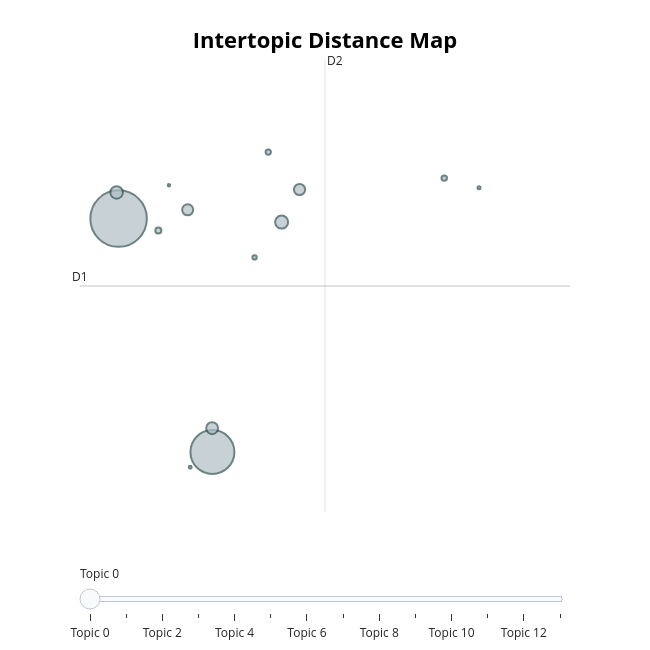
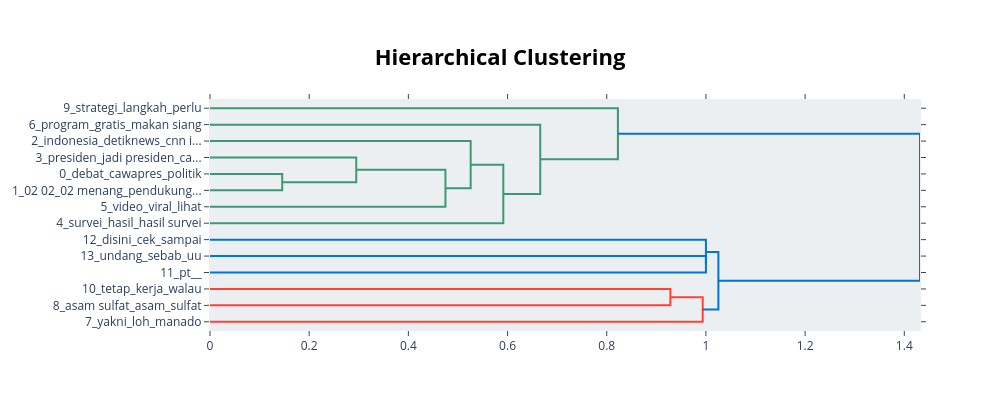

These figures' notebook cell, in order:
### Code cell
df_neutral = df_02[df_02['predicted_label'] == 'NEUTRAL']
run_topic_modeling(df_neutral, group_name='NEUTRAL')

### Figure 1 — Plotly figure (JSON) as saved in the notebook; plotly's stock layout.template omitted (floating-point values rounded to 4 significant figures)
{"data": [{"customdata": [[0, "debat | cawapres | politik | saat | sebagai", 5554], [1, "02 02 | 02 menang | pendukung 02 | paslon 02 | kampanye 02", 3353], [2, "indonesia | detiknews | cnn indonesia | cnn | berita", 295], [3, "presiden | jadi presiden | calon presiden | 02 presiden | ri", 273], [4, "survei | hasil | hasil survei | lembaga | elektabilitas", 246], [5, "video | viral | lihat | garut | beredar", 216], [6, "program | gratis | makan siang | siang | makan siang gratis", 215], [7, "yakni | loh | manado | hidup | peduli", 62], [8, "asam sulfat | asam | sulfat | sekarang | salam", 52], [9, "strategi | langkah | perlu | perang | umkm", 48], [10, "tetap | kerja | walau | meski | fokus", 32], [11, "pt |  |  |  | ", 16], [12, "disini | cek | sampai | jurkam | mah", 15], [13, "undang | sebab | uu | ai | sosok", 10]], "hovertemplate": "<b>Topic %{customdata[0]}</b><br>%{customdata[1]}<br>Size: %{customdata[2]}", "legendgroup": "", "marker": {"color": "#B0BEC5", "line": {"color": "DarkSlateGrey", "width": 2}, "size": [5554, 3353, 295, 273, 246, 216, 215, 62, 52, 48, 32, 16, 15, 10], "sizemode": "area", "sizeref": 3.471, "symbol": "circle"}, "mode": "markers", "name": "", "orientation": "v", "showlegend": false, "type": "scatter", "x": [2.828, 3.907, 4.702, 2.805, 3.903, 4.908, 3.622, 3.285, 6.571, 4.548, 4.391, 6.971, 3.651, 3.407], "xaxis": "x", "y": [12.58, 7.213, 12.5, 13.18, 7.76, 13.25, 12.78, 12.31, 13.51, 14.11, 11.69, 13.29, 6.862, 13.35], "yaxis": "y"}], "layout": {"annotations": [{"showarrow": false, "text": "D1", "x": 2.385, "y": 11.03, "yshift": 10}, {"showarrow": false, "text": "D2", "x": 5.2, "xshift": 10, "y": 16.23}], "height": 650, "hoverlabel": {"bgcolor": "white", "font": {"family": "Rockwell", "size": 16}}, "legend": {"itemsizing": "constant", "tracegroupgap": 0}, "margin": {"t": 60}, "shapes": [{"line": {"color": "#CFD8DC", "width": 2}, "type": "line", "x0": 5.2, "x1": 5.2, "y0": 5.833, "y1": 16.23}, {"line": {"color": "#9E9E9E", "width": 2}, "type": "line", "x0": 2.385, "x1": 8.016, "y0": 11.03, "y1": 11.03}], "sliders": [{"active": 0, "pad": {"t": 50}, "steps": [{"args": [{"marker.color": [["red", "#B0BEC5", "#B0BEC5", "#B0BEC5", "#B0BEC5", "#B0BEC5", "#B0BEC5", "#B0BEC5", "#B0BEC5", "#B0BEC5", "#B0BEC5", "#B0BEC5", "#B0BEC5", "#B0BEC5"]]}], "label": "Topic 0", "method": "update"}, {"args": [{"marker.color": [["#B0BEC5", "red", "#B0BEC5", "#B0BEC5", "#B0BEC5", "#B0BEC5", "#B0BEC5", "#B0BEC5", "#B0BEC5", "#B0BEC5", "#B0BEC5", "#B0BEC5", "#B0BEC5", "#B0BEC5"]]}], "label": "Topic 1", "method": "update"}, {"args": [{"marker.color": [["#B0BEC5", "#B0BEC5", "red", "#B0BEC5", "#B0BEC5", "#B0BEC5", "#B0BEC5", "#B0BEC5", "#B0BEC5", "#B0BEC5", "#B0BEC5", "#B0BEC5", "#B0BEC5", "#B0BEC5"]]}], "label": "Topic 2", "method": "update"}, {"args": [{"marker.color": [["#B0BEC5", "#B0BEC5", "#B0BEC5", "red", "#B0BEC5", "#B0BEC5", "#B0BEC5", "#B0BEC5", "#B0BEC5", "#B0BEC5", "#B0BEC5", "#B0BEC5", "#B0BEC5", "#B0BEC5"]]}], "label": "Topic 3", "method": "update"}, {"args": [{"marker.color": [["#B0BEC5", "#B0BEC5", "#B0BEC5", "#B0BEC5", "red", "#B0BEC5", "#B0BEC5", "#B0BEC5", "#B0BEC5", "#B0BEC5", "#B0BEC5", "#B0BEC5", "#B0BEC5", "#B0BEC5"]]}], "label": "Topic 4", "method": "update"}, {"args": [{"marker.color": [["#B0BEC5", "#B0BEC5", "#B0BEC5", "#B0BEC5", "#B0BEC5", "red", "#B0BEC5", "#B0BEC5", "#B0BEC5", "#B0BEC5", "#B0BEC5", "#B0BEC5", "#B0BEC5", "#B0BEC5"]]}], "label": "Topic 5", "method": "update"}, {"args": [{"marker.color": [["#B0BEC5", "#B0BEC5", "#B0BEC5", "#B0BEC5", "#B0BEC5", "#B0BEC5", "red", "#B0BEC5", "#B0BEC5", "#B0BEC5", "#B0BEC5", "#B0BEC5", "#B0BEC5", "#B0BEC5"]]}], "label": "Topic 6", "method": "update"}, {"args": [{"marker.color": [["#B0BEC5", "#B0BEC5", "#B0BEC5", "#B0BEC5", "#B0BEC5", "#B0BEC5", "#B0BEC5", "red", "#B0BEC5", "#B0BEC5", "#B0BEC5", "#B0BEC5", "#B0BEC5", "#B0BEC5"]]}], "label": "Topic 7", "method": "update"}, {"args": [{"marker.color": [["#B0BEC5", "#B0BEC5", "#B0BEC5", "#B0BEC5", "#B0BEC5", "#B0BEC5", "#B0BEC5", "#B0BEC5", "red", "#B0BEC5", "#B0BEC5", "#B0BEC5", "#B0BEC5", "#B0BEC5"]]}], "label": "Topic 8", "method": "update"}, {"args": [{"marker.color": [["#B0BEC5", "#B0BEC5", "#B0BEC5", "#B0BEC5", "#B0BEC5", "#B0BEC5", "#B0BEC5", "#B0BEC5", "#B0BEC5", "red", "#B0BEC5", "#B0BEC5", "#B0BEC5", "#B0BEC5"]]}], "label": "Topic 9", "method": "update"}, {"args": [{"marker.color": [["#B0BEC5", "#B0BEC5", "#B0BEC5", "#B0BEC5", "#B0BEC5", "#B0BEC5", "#B0BEC5", "#B0BEC5", "#B0BEC5", "#B0BEC5", "red", "#B0BEC5", "#B0BEC5", "#B0BEC5"]]}], "label": "Topic 10", "method": "update"}, {"args": [{"marker.color": [["#B0BEC5", "#B0BEC5", "#B0BEC5", "#B0BEC5", "#B0BEC5", "#B0BEC5", "#B0BEC5", "#B0BEC5", "#B0BEC5", "#B0BEC5", "#B0BEC5", "red", "#B0BEC5", "#B0BEC5"]]}], "label": "Topic 11", "method": "update"}, {"args": [{"marker.color": [["#B0BEC5", "#B0BEC5", "#B0BEC5", "#B0BEC5", "#B0BEC5", "#B0BEC5", "#B0BEC5", "#B0BEC5", "#B0BEC5", "#B0BEC5", "#B0BEC5", "#B0BEC5", "red", "#B0BEC5"]]}], "label": "Topic 12", "method": "update"}, {"args": [{"marker.color": [["#B0BEC5", "#B0BEC5", "#B0BEC5", "#B0BEC5", "#B0BEC5", "#B0BEC5", "#B0BEC5", "#B0BEC5", "#B0BEC5", "#B0BEC5", "#B0BEC5", "#B0BEC5", "#B0BEC5", "red"]]}], "label": "Topic 13", "method": "update"}]}], "title": {"font": {"color": "Black", "size": 22}, "text": "<b>Intertopic Distance Map</b>", "x": 0.5, "xanchor": "center", "y": 0.95, "yanchor": "top"}, "width": 650, "xaxis": {"anchor": "y", "domain": [0, 1], "range": [2.385, 8.016], "title": {"text": ""}, "visible": false}, "yaxis": {"anchor": "x", "domain": [0, 1], "range": [5.833, 16.23], "title": {"text": ""}, "visible": false}}}

### Figure 2 — Plotly figure (JSON) as saved in the notebook; plotly's stock layout.template omitted (floating-point values rounded to 4 significant figures)
{"data": [{"hoverinfo": "text", "marker": {"color": "rgb(61,153,112)"}, "mode": "lines", "type": "scatter", "x": [0.0, 0.1456, 0.1456, 0.0], "xaxis": "x", "y": [-45.0, -45.0, -55.0, -55.0], "yaxis": "y"}, {"hoverinfo": "text", "marker": {"color": "rgb(61,153,112)"}, "mode": "lines", "type": "scatter", "x": [0.0, 0.2949, 0.2949, 0.1456], "xaxis": "x", "y": [-35.0, -35.0, -50.0, -50.0], "yaxis": "y"}, {"hoverinfo": "text", "marker": {"color": "rgb(61,153,112)"}, "mode": "lines", "type": "scatter", "x": [0.2949, 0.4748, 0.4748, 0.0], "xaxis": "x", "y": [-42.5, -42.5, -65.0, -65.0], "yaxis": "y"}, {"hoverinfo": "text", "marker": {"color": "rgb(61,153,112)"}, "mode": "lines", "type": "scatter", "x": [0.0, 0.5256, 0.5256, 0.4748], "xaxis": "x", "y": [-25.0, -25.0, -53.75, -53.75], "yaxis": "y"}, {"hoverinfo": "text", "marker": {"color": "rgb(61,153,112)"}, "mode": "lines", "type": "scatter", "x": [0.5256, 0.5915, 0.5915, 0.0], "xaxis": "x", "y": [-39.38, -39.38, -75.0, -75.0], "yaxis": "y"}, {"hoverinfo": "text", "marker": {"color": "rgb(61,153,112)"}, "mode": "lines", "type": "scatter", "x": [0.0, 0.6659, 0.6659, 0.5915], "xaxis": "x", "y": [-15.0, -15.0, -57.19, -57.19], "yaxis": "y"}, {"hoverinfo": "text", "marker": {"color": "rgb(61,153,112)"}, "mode": "lines", "type": "scatter", "x": [0.0, 0.8225, 0.8225, 0.6659], "xaxis": "x", "y": [-5.0, -5.0, -36.09, -36.09], "yaxis": "y"}, {"hoverinfo": "text", "marker": {"color": "rgb(0,116,217)"}, "mode": "lines", "type": "scatter", "x": [0.0, 1.0, 1.0, 0.0], "xaxis": "x", "y": [-95.0, -95.0, -105.0, -105.0], "yaxis": "y"}, {"hoverinfo": "text", "marker": {"color": "rgb(0,116,217)"}, "mode": "lines", "type": "scatter", "x": [0.0, 1.0, 1.0, 1.0], "xaxis": "x", "y": [-85.0, -85.0, -100.0, -100.0], "yaxis": "y"}, {"hoverinfo": "text", "marker": {"color": "rgb(255,65,54)"}, "mode": "lines", "type": "scatter", "x": [0.0, 0.9283, 0.9283, 0.0], "xaxis": "x", "y": [-115.0, -115.0, -125.0, -125.0], "yaxis": "y"}, {"hoverinfo": "text", "marker": {"color": "rgb(255,65,54)"}, "mode": "lines", "type": "scatter", "x": [0.9283, 0.9935, 0.9935, 0.0], "xaxis": "x", "y": [-120.0, -120.0, -135.0, -135.0], "yaxis": "y"}, {"hoverinfo": "text", "marker": {"color": "rgb(0,116,217)"}, "mode": "lines", "type": "scatter", "x": [1.0, 1.025, 1.025, 0.9935], "xaxis": "x", "y": [-92.5, -92.5, -127.5, -127.5], "yaxis": "y"}, {"hoverinfo": "text", "marker": {"color": "rgb(0,116,217)"}, "mode": "lines", "type": "scatter", "x": [0.8225, 1.432, 1.432, 1.025], "xaxis": "x", "y": [-20.55, -20.55, -110.0, -110.0], "yaxis": "y"}], "layout": {"autosize": false, "height": 410, "hoverlabel": {"bgcolor": "white", "font": {"family": "Rockwell", "size": 16}}, "hovermode": "closest", "plot_bgcolor": "#ECEFF1", "showlegend": false, "title": {"font": {"color": "Black", "size": 22}, "text": "<b>Hierarchical Clustering</b>", "x": 0.5, "xanchor": "center", "yanchor": "top"}, "width": 1000, "xaxis": {"mirror": "allticks", "rangemode": "tozero", "showgrid": false, "showline": true, "showticklabels": true, "ticks": "outside", "type": "linear", "zeroline": false}, "yaxis": {"mirror": "allticks", "range": [-140, 0], "rangemode": "tozero", "showgrid": false, "showline": true, "showticklabels": true, "tickmode": "array", "ticks": "outside", "ticktext": ["9_strategi_langkah_perlu", "6_program_gratis_makan siang", "2_indonesia_detiknews_cnn i...", "3_presiden_jadi presiden_ca...", "0_debat_cawapres_politik", "1_02 02_02 menang_pendukung...", "5_video_viral_lihat", "4_survei_hasil_hasil survei", "12_disini_cek_sampai", "13_undang_sebab_uu", "11_pt__", "10_tetap_kerja_walau", "8_asam sulfat_asam_sulfat", "7_yakni_loh_manado"], "tickvals": [-5, -15, -25, -35, -45, -55, -65, -75, -85, -95, -105, -115, -125, -135], "type": "linear", "zeroline": false}}}
